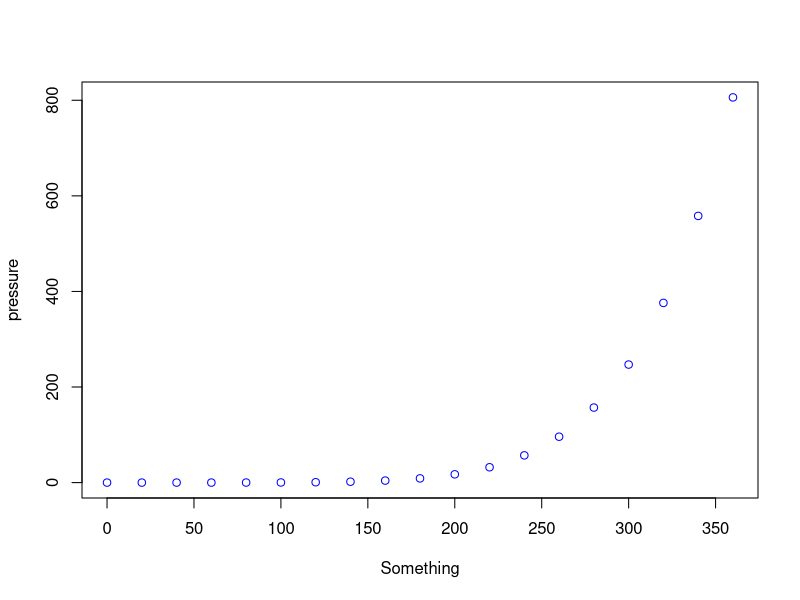

This chart was generated by the following R code:
## ---- chunk 1
knitr::opts_chunk$set(echo = TRUE)
## ---- chunk 2
summary(cars)
## ---- chunk 3
plot(pressure, xlab="Something",col="blue")
